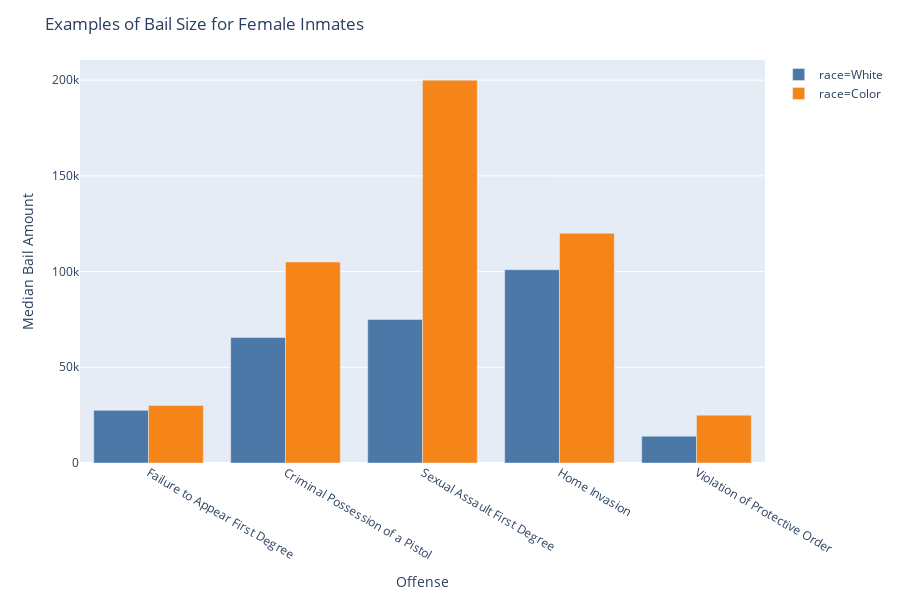

Notebook code for this chart:
### Code cell
fig = px.bar(f_df, x="offense", y="median",
             color='race', barmode='group',
             height=600, labels = {'offense': 'Offense', 'median': 'Median Bail Amount'},
            color_discrete_sequence=px.colors.qualitative.T10)

fig.update_layout(title_text='Examples of Bail Size for Female Inmates')
fig.show()

### Figure 1 — Plotly figure (JSON) as saved in the notebook; plotly's stock layout.template omitted (floating-point values rounded to 4 significant figures)
{"data": [{"alignmentgroup": "True", "hoverlabel": {"namelength": 0}, "hovertemplate": "race=White<br>Offense=%{x}<br>Median Bail Amount=%{y}", "legendgroup": "race=White", "marker": {"color": "#4C78A8"}, "name": "race=White", "offsetgroup": "race=White", "orientation": "v", "showlegend": true, "textposition": "auto", "type": "bar", "x": ["Failure to Appear First Degree", "Criminal Possession of a Pistol", "Sexual Assault First Degree", "Home Invasion", "Violation of Protective Order"], "xaxis": "x", "y": [27500, 65550, 75000, 101000, 14000], "yaxis": "y"}, {"alignmentgroup": "True", "hoverlabel": {"namelength": 0}, "hovertemplate": "race=Color<br>Offense=%{x}<br>Median Bail Amount=%{y}", "legendgroup": "race=Color", "marker": {"color": "#F58518"}, "name": "race=Color", "offsetgroup": "race=Color", "orientation": "v", "showlegend": true, "textposition": "auto", "type": "bar", "x": ["Failure to Appear First Degree", "Criminal Possession of a Pistol", "Sexual Assault First Degree", "Home Invasion", "Violation of Protective Order"], "xaxis": "x", "y": [30000, 105000, 200000, 120000, 25000], "yaxis": "y"}], "layout": {"barmode": "group", "height": 600, "legend": {"tracegroupgap": 0}, "margin": {"t": 60}, "title": {"text": "Examples of Bail Size for Female Inmates"}, "xaxis": {"anchor": "y", "domain": [0, 1], "title": {"text": "Offense"}}, "yaxis": {"anchor": "x", "domain": [0, 1], "title": {"text": "Median Bail Amount"}}}}
